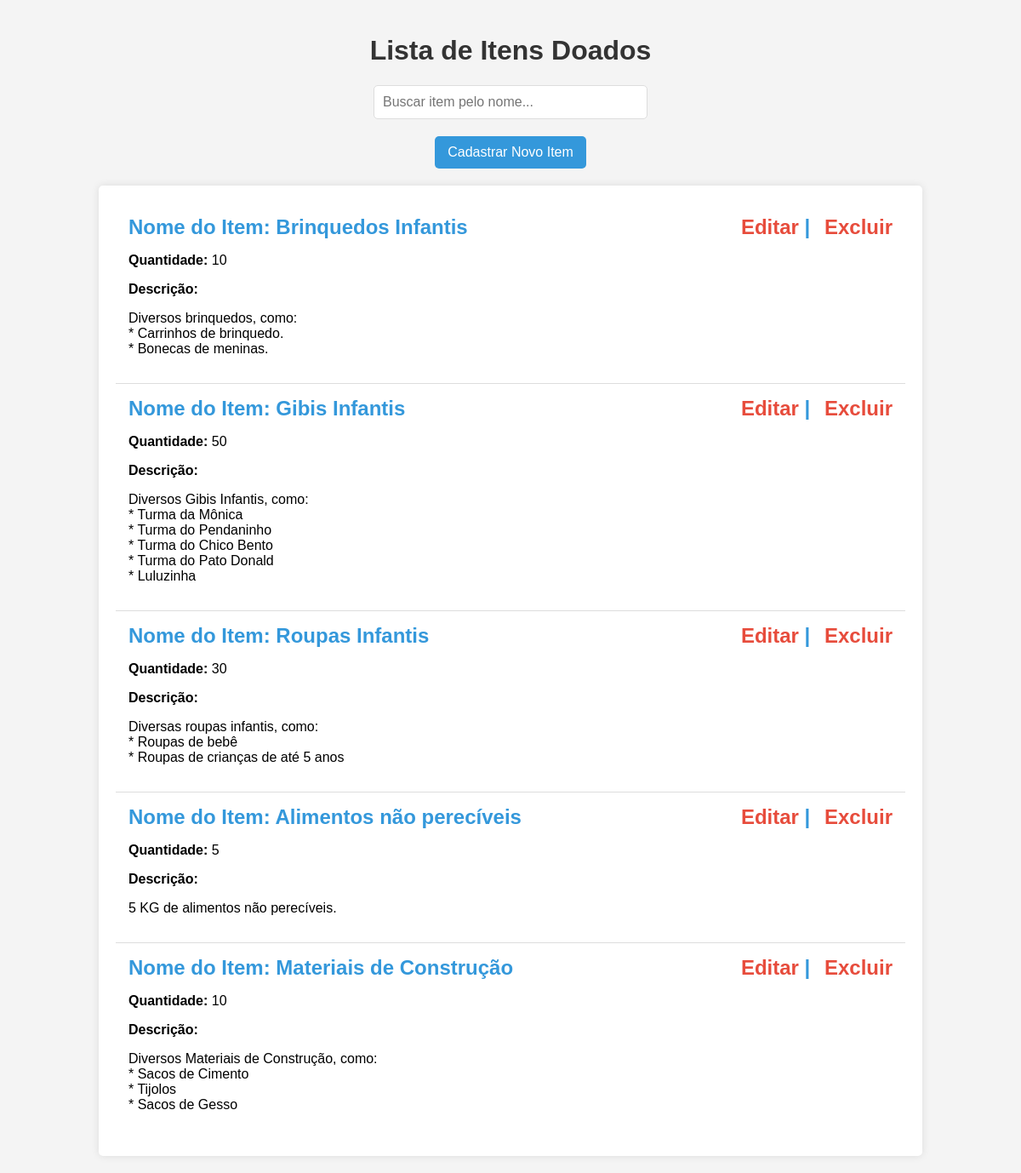
The page /itens/ on the database its author committed.
### doacoes/models.py (models this page shows, shortened)
class ItemDoado(models.Model):
    nome_item = models.CharField(max_length=100)
    quantidade = models.IntegerField()
    descricao = models.TextField()

### doacoes/views.py (the view)
# urls.py: path('itens/', views.listar_itens, name='listar_itens'),
def listar_itens(request):
    itens = ItemDoado.objects.all()
    return render(request, 'doacoes/listar_itens.html', {'itens': itens})

### doacoes/templates/doacoes/listar_itens.html (shortened to what this page needs)
<!DOCTYPE html>
<html lang="pt-br">
<head>
</head>
<body>
    <h1>Lista de Itens Doados</h1>
    <div class="search-container">
        <input type="text" id="searchInput" onkeyup="searchItens()" placeholder="Buscar item pelo nome...">
    </div>
    <a href="{% url 'cadastrar_item' %}" class="novo-item">Cadastrar Novo Item</a>
    <div class="container">
        {% for item in itens %}
        <div class="item">
            <h2>
                Nome do Item: {{ item.nome_item }}
                <span class="acoes">
                    <a href="{% url 'editar_item' item.pk %}">Editar</a> |
                    <a href="{% url 'excluir_item' item.pk %}">Excluir</a>
                </span>
            </h2>
            <p><strong>Quantidade:</strong> {{ item.quantidade }}</p>
            <p class="descricao"><strong>Descrição:</strong> {{ item.descricao|linebreaks }}</p>
        </div>
        {% endfor %}
    </div>
</body>
</html>

### doacoes/templates/doacoes/listar_itens.html (style rules this page uses)
body { font-family: Arial, sans-serif; background-color: #f4f4f4; margin: 0; padding: 20px; }
h1 { color: #333; text-align: center; }
.search-container { margin-bottom: 20px; text-align: center; }
.search-container input { padding: 10px; width: 300px; font-size: 16px; border: 1px solid #ddd; border-radius: 5px; }
.container { width: 80%; margin: 0 auto; background-color: white; padding: 20px; border-radius: 5px; box-shadow: 0 0 10px rgba(0, 0, 0, 0.1); }
.item { padding: 15px; border-bottom: 1px solid #ddd; }
.item:last-child { border-bottom: none; }
.item h2 { margin: 0; color: #3498db; display: flex; justify-content: space-between; align-items: center; }
.acoes a { margin-left: 10px; color: #e74c3c; text-decoration: none; font-weight: bold; }
.descricao { margin-top: 5px; }
a.novo-item { display: block; width: fit-content; margin: 20px auto; padding: 10px 15px; background-color: #3498db; color: white; text-decoration: none; border-radius: 5px; text-align: center; }

### rows shown on the page
ItemDoado: nome_item "Brinquedos Infantis", quantidade "10", descricao "Diversos brinquedos, como: * Carrinhos de brinquedo. * Bonecas de meninas."
ItemDoado: nome_item "Gibis Infantis", quantidade "50", descricao "Diversos Gibis Infantis, como: * Turma da Mônica * Turma do Pendaninho * Turma do Chico Bento * Turma do Pato Donald * Luluzinha"
ItemDoado: nome_item "Roupas Infantis", quantidade "30", descricao "Diversas roupas infantis, como: * Roupas de bebê * Roupas de crianças de até 5 anos"
ItemDoado: nome_item "Alimentos não perecíveis", quantidade "5", descricao "5 KG de alimentos não perecíveis."
ItemDoado: nome_item "Materiais de Construção", quantidade "10", descricao "Diversos Materiais de Construção, como: * Sacos de Cimento * Tijolos * Sacos de Gesso"
